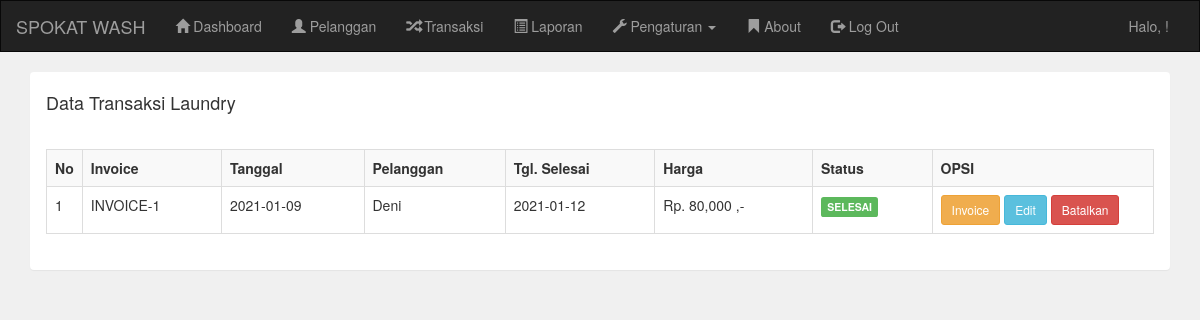
Screenshot of /admin/transaksi.php (signed in) with the database file from the repository.
### tables this page shows
CREATE TABLE `pelanggan` (
  `pelanggan_id` int(11) NOT NULL,
  `pelanggan_nama` varchar(255) NOT NULL,
  `pelanggan_hp` varchar(255) NOT NULL,
  `pelanggan_alamat` text NOT NULL,
  `pelanggan_password` varchar(255) NOT NULL
);

CREATE TABLE `transaksi` (
  `transaksi_id` int(11) NOT NULL,
  `id_layanan` int(11) NOT NULL,
  `transaksi_pelanggan` int(11) NOT NULL,
  `transaksi_jml_sepatu` int(11) NOT NULL,
  `transaksi_harga` int(11) NOT NULL,
  `transaksi_status` int(11) NOT NULL,
  `transaksi_tgl` date NOT NULL,
  `transaksi_tgl_selesai` date DEFAULT NULL
);

### admin/transaksi.php (the view)
<?php include 'header.php'; ?>
<div class="container">
    <div class="panel">
        <div class="panel-heading">
            <h4>Data Transaksi Laundry</h4>
        </div>
        <div class="panel-body">
            <table class="table table-bordered table-striped">
                <tr>
                    <th width="1%">No</th>
                    <th>Invoice</th>
                    <th>Tanggal</th>
                    <th>Pelanggan</th>
                    <th>Tgl. Selesai</th>
                    <th>Harga</th>
                    <th>Status</th>
                    <th width="20%">OPSI</th>
                </tr>
                <?php
                include '../koneksi.php';
                $data = mysqli_query($koneksi,"select * from pelanggan,transaksi where transaksi_pelanggan=pelanggan_id order by transaksi_id desc");
                $no = 1;
                while($d=mysqli_fetch_array($data)){
                    ?>
                    <tr>
                        <td><?php echo $no++; ?></td>
                        <td>INVOICE-<?php echo $d['transaksi_id']; ?></td>
                        <td><?php echo $d['transaksi_tgl']; ?></td>
                        <td><?php echo $d['pelanggan_nama']; ?></td>
                        <?php if($d['transaksi_tgl_selesai'] == null) { ?>
                            <td>-</td>
                        <?php }else{ ?>
                            <td><?php echo $d['transaksi_tgl_selesai']; ?></td>
                        <?php } ?>
                        <td><?php echo "Rp. ".number_format($d['transaksi_harga']) ." ,-"; ?></td>
                        <td>
                            <?php
                            if($d['transaksi_status']=="0"){
                                echo "<div class='label label-warning'>PROSES</div>";
                            }else if($d['transaksi_status']=="1"){
                                echo "<div class='label label-info'>DICUCI</div>";
                            }else if($d['transaksi_status']=="2"){
                                echo "<div class='label label-success'>SELESAI</div>";
                            }
                            ?>
                        </td>
                        <td>
                            <a href="transaksi_invoice.php?id=<?php echo $d['transaksi_id']; ?>" target="_blank" class="btn btn-sm btn-warning">Invoice</a>
                            <a href="transaksi_edit.php?id=<?php echo $d['transaksi_id']; ?>" class="btn btn-sm btn-info">Edit</a>
                            <a href="transaksi_hapus.php?id=<?php echo $d['transaksi_id']; ?>" class="btn btn-sm btn-danger">Batalkan</a>
                        </td>
                    </tr>
                    <?php
                }
                ?>
            </table>
        </div>
    </div>
</div>
<?php include 'footer.php'; ?>

### rows the page displays
pelanggan: transaksi.transaksi_id "1", transaksi.transaksi_tgl "2021-01-09", pelanggan_nama "Deni", transaksi.transaksi_tgl_selesai "2021-01-12", transaksi.transaksi_harga "80,000"
